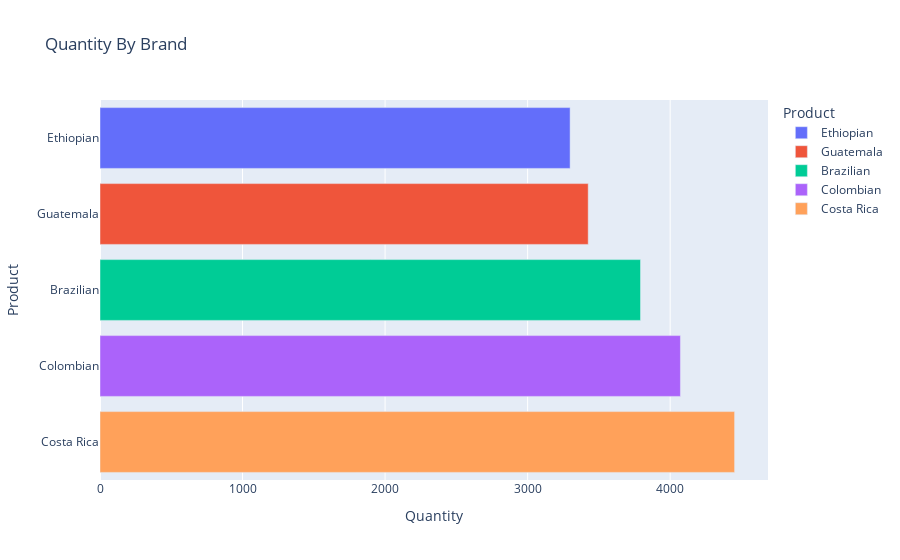

Notebook code for this chart:
### Code cell
df_product.sort_values('Quantity', inplace=True)
px.bar(df_product, y='Product', x='Quantity', color='Product', title='Quantity By Brand')

### Figure 1 — Plotly figure (JSON) as saved in the notebook; plotly's stock layout.template omitted (floating-point values rounded to 4 significant figures)
{"data": [{"hovertemplate": "Product=%{y}<br>Quantity=%{x}<extra></extra>", "legendgroup": "Ethiopian", "marker": {"color": "#636efa", "pattern": {"shape": ""}}, "name": "Ethiopian", "orientation": "h", "showlegend": true, "textposition": "auto", "type": "bar", "x": [3298], "xaxis": "x", "y": ["Ethiopian"], "yaxis": "y"}, {"hovertemplate": "Product=%{y}<br>Quantity=%{x}<extra></extra>", "legendgroup": "Guatemala", "marker": {"color": "#EF553B", "pattern": {"shape": ""}}, "name": "Guatemala", "orientation": "h", "showlegend": true, "textposition": "auto", "type": "bar", "x": [3425], "xaxis": "x", "y": ["Guatemala"], "yaxis": "y"}, {"hovertemplate": "Product=%{y}<br>Quantity=%{x}<extra></extra>", "legendgroup": "Brazilian", "marker": {"color": "#00cc96", "pattern": {"shape": ""}}, "name": "Brazilian", "orientation": "h", "showlegend": true, "textposition": "auto", "type": "bar", "x": [3792], "xaxis": "x", "y": ["Brazilian"], "yaxis": "y"}, {"hovertemplate": "Product=%{y}<br>Quantity=%{x}<extra></extra>", "legendgroup": "Colombian", "marker": {"color": "#ab63fa", "pattern": {"shape": ""}}, "name": "Colombian", "orientation": "h", "showlegend": true, "textposition": "auto", "type": "bar", "x": [4072], "xaxis": "x", "y": ["Colombian"], "yaxis": "y"}, {"hovertemplate": "Product=%{y}<br>Quantity=%{x}<extra></extra>", "legendgroup": "Costa Rica", "marker": {"color": "#FFA15A", "pattern": {"shape": ""}}, "name": "Costa Rica", "orientation": "h", "showlegend": true, "textposition": "auto", "type": "bar", "x": [4452], "xaxis": "x", "y": ["Costa Rica"], "yaxis": "y"}], "layout": {"barmode": "relative", "legend": {"title": {"text": "Product"}, "tracegroupgap": 0}, "title": {"text": "Quantity By Brand"}, "xaxis": {"anchor": "y", "domain": [0, 1], "title": {"text": "Quantity"}}, "yaxis": {"anchor": "x", "categoryarray": ["Costa Rica", "Colombian", "Brazilian", "Guatemala", "Ethiopian"], "categoryorder": "array", "domain": [0, 1], "title": {"text": "Product"}}}}
